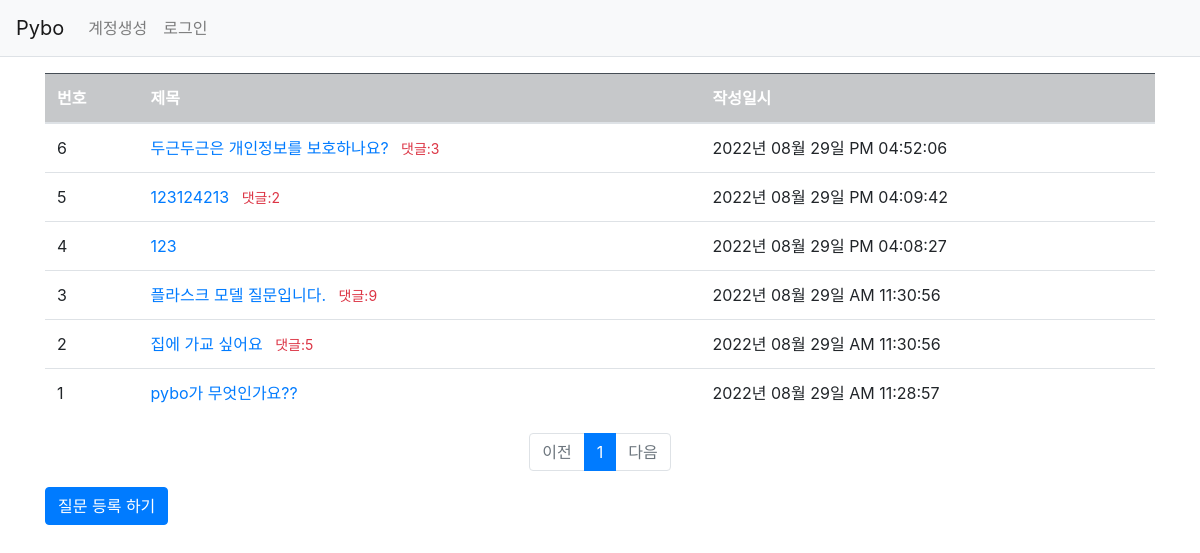
Page /question/list/ on the earlier database version.
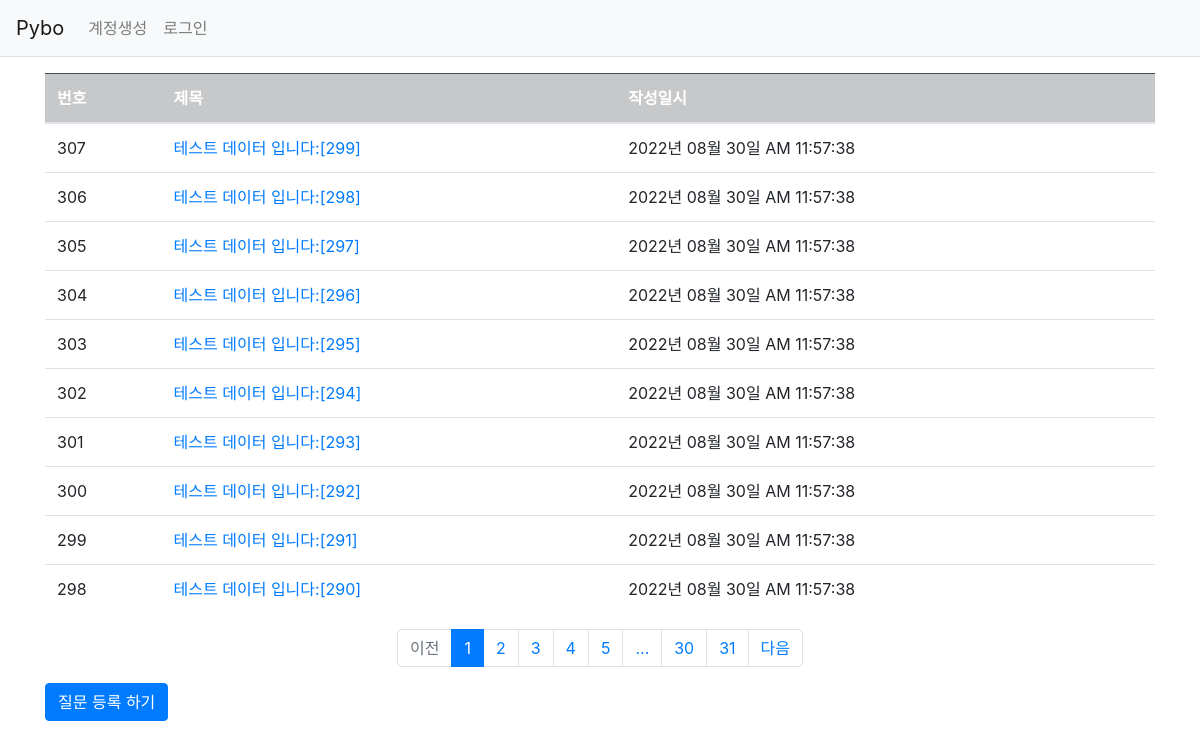
Same page on the later database version.
### pybo/models.py (models this page shows)
class Question(db.Model):
    id = db.Column(db.Integer, primary_key = True)
    subject = db.Column(db.String(200), nullable=False)
    content = db.Column(db.Text(), nullable=False)
    create_date = db.Column(db.DateTime(), nullable=False)

### pybo/views/question_views.py (the view)
@bp.route('/list/')
def _list():
    page = request.args.get('page', type=int, default=1) # 페이지
    question_list = Question.query.order_by(Question.create_date.desc())
    question_list = question_list.paginate(page, per_page=10)
    return render_template('question/question_list.html', question_list=question_list)

### pybo/filter.py (called while the page is built)
def format_datetime(value, fmt='%Y년 %m월 %d일 %p %I:%M:%S'):
    return value.strftime(fmt)

### pybo/views/auth_views.py (called while the page is built)
@bp.before_app_request
def load_logged_in_user():
    user_id = session.get('user_id')
    if user_id is None:
        g.user = None
    else:
        g.user = User.query.get(user_id)

### pybo/templates/question/question_list.html
{% extends 'base.html' %}
{% block content %}
<div class="container my-3">
    <table class="table">
        <thead>
        <tr class="table-dark">
            <th>번호</th>
            <th>제목</th>
            <th>작성일시</th>
        </tr>
        </thead>
        <tbody>
        {% if question_list %}
        {% for question in question_list.items %}
        <tr>
            <td>{{ question_list.total - ((question_list.page-1) * question_list.per_page) - loop.index0 }}</td>
            <td>
            <a href="{{url_for('question.detail', question_id=question.id)}}">{{question.subject}}</a>
            {% if question.answer_set|length > 0 %}
            <span class="text-danger small mx-2">댓글:{{ question.answer_set|length }}</span>
            {% endif %}
            </td>
            <td>{{question.create_date|datetime}}</td>
        </tr>
        {% endfor %}
        {% else %}
        <tr>
            <td colspan="3"> 질문이 없습니다. </td>
        </tr>
        {% endif %}
        </tbody>
    </table>
    <ul class="pagination justify-content-center">
        {% if question_list.has_prev %}
        <li class="page-item">
            <a class="page-link" href="?page={{ question_list.prev_num }}">이전</a>
        </li>
        {% else %}
        <li class="page-item disabled">
            <a class="page-link" tabindex="-1" aria-disabled="true" href="javascript:void(0)">이전</a>
        </li>
        {% endif %}
        {% for page_num in question_list.iter_pages() %}
        {% if page_num %}
        {% if page_num != question_list.page %}
        <li class="page-item">
            <a class="page-link" href="?page={{ page_num }}">{{ page_num }}</a>
        </li>
        {% else %}
        <li class="page-item active" aria-current="page">
            <a class="page-link" href="javascript:void(0)">{{ page_num }}</a>
        </li>
        {% endif %}
        {% else %}
        <li class="disabled">
            <a class="page-link" href="javascript:void(0)">...</a>
        </li>
        {% endif %}
        {% endfor %}
        {% if question_list.has_next %}
        <li class="page-item">
            <a class="page-link" href="?page={{ question_list.next_num }}">다음</a>
        </li>
        {% else %}
        <li class="page-item disabled">
            <a class="page-link" tabindex="-1" aria-disabled="true" href="javascript:void(0)">다음</a>
        </li>
        {% endif %}
    </ul>
    <a href="{{ url_for('question.create')}}" class="btn btn-primary">질문 등록 하기</a>
</div>
{% endblock %}

### pybo/templates/base.html (shortened to what this page needs)
<!doctype html>
<html>
<head>
    <link rel="stylesheet" href="{{ url_for('static', filename='bootstrap.min.css')}}">
    <link rel="stylesheet" href="{{ url_for('static', filename='style.css')}}">
</head>
<body>
{% include "navbar.html" %}
{% block content %}
{% endblock %}
</body>
</html>

### pybo/templates/navbar.html (shortened to what this page needs)
<nav class="navbar navbar-expand-lg navbar-light bg-light border-bottom">
    <a class="navbar-brand" href="{{ url_for('main.index') }}">Pybo</a>
    <div class="collapse navbar-collapse flex-grow-0" id="navbarNav">
        {% if g.user %}
        <ul class="navbar-nav">
            <li class="nav-item ">
                <a class="nav-link" href="{{ url_for('auth.logout') }}">{{ g.user.username }} (로그아웃)</a>
            </li>
        </ul>
        {% else %}
        <ul class="navbar-nav">
            <li class="nav-item ">
                <a class="nav-link" href="{{ url_for('auth.signup') }}">계정생성</a>
            </li>
            <li class="nav-item ">
                <a class="nav-link" href="{{ url_for('auth.login') }}">로그인</a>
            </li>
        </ul>
        {% endif %}
    </div>
</nav>

Differences in the rows shown:
no longer on this page (row unchanged): Question: id "6", subject "두근두근은 개인정보를 보호하나요?", answer_set|length "3", create_date "2022년 08월 29일 PM 04:52:06"
no longer on this page (row unchanged): Question: id "5", subject "123124213", answer_set|length "2", create_date "2022년 08월 29일 PM 04:09:42"
no longer on this page (row unchanged): Question: id "4", subject "123", create_date "2022년 08월 29일 PM 04:08:27"
no longer on this page (row unchanged): Question: total "3", subject "플라스크 모델 질문입니다.", answer_set|length "9", create_date "2022년 08월 29일 AM 11:30:56"
no longer on this page (row unchanged): Question: total "2", subject "집에 가교 싶어요", answer_set|length "5", create_date "2022년 08월 29일 AM 11:30:56"
no longer on this page (row unchanged): Question: id "1", subject "pybo가 무엇인가요??", create_date "2022년 08월 29일 AM 11:28:57"
added Question: id "307", subject "테스트 데이터 입니다:[299]", create_date "2022년 08월 30일 AM 11:57:38"
added Question: id "306", subject "테스트 데이터 입니다:[298]", create_date "2022년 08월 30일 AM 11:57:38"
added Question: id "305", subject "테스트 데이터 입니다:[297]", create_date "2022년 08월 30일 AM 11:57:38"
added Question: id "304", subject "테스트 데이터 입니다:[296]", create_date "2022년 08월 30일 AM 11:57:38"
added Question: id "303", subject "테스트 데이터 입니다:[295]", create_date "2022년 08월 30일 AM 11:57:38"
added Question: id "302", subject "테스트 데이터 입니다:[294]", create_date "2022년 08월 30일 AM 11:57:38"
added Question: id "301", subject "테스트 데이터 입니다:[293]", create_date "2022년 08월 30일 AM 11:57:38"
added Question: id "300", subject "테스트 데이터 입니다:[292]", create_date "2022년 08월 30일 AM 11:57:38"
added Question: id "299", subject "테스트 데이터 입니다:[291]", create_date "2022년 08월 30일 AM 11:57:38"
added Question: id "298", subject "테스트 데이터 입니다:[290]", create_date "2022년 08월 30일 AM 11:57:38"
Other differences:
new list line: "2"
new list line: "3"
new list line: "4"
new list line: "5"
new list line: "30"
new list line: "31"
